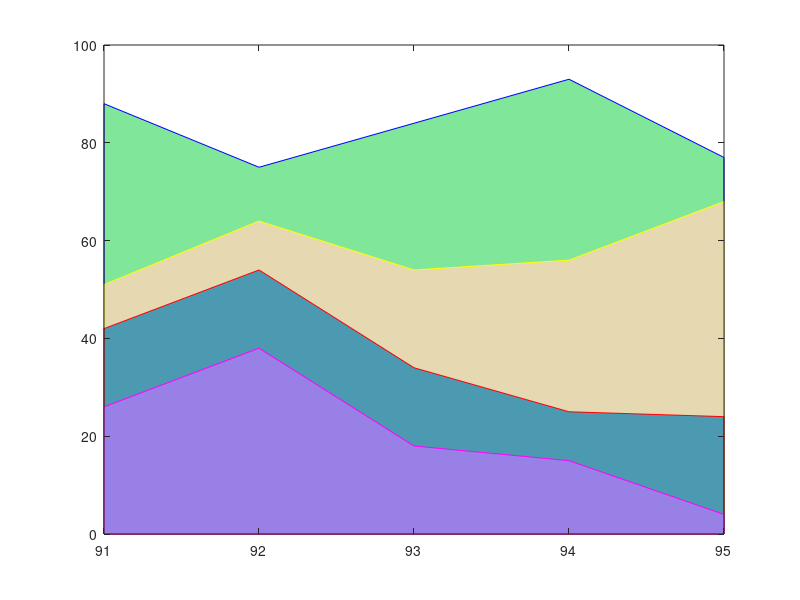

Reproduce this figure in MATLAB. (Note: this script raises an error after producing the figure.)
% [绘图]区域图形
% function Example08
% h0=figure('toolbar','none',...
%     'position',[200 150 450 250],...
%     'name','Example08');
x=91:95;
profits1=[88 75 84 93 77];
profits2=[51 64 54 56 68];
profits3=[42 54 34 25 24];
profits4=[26 38 18 15 4];
area(x,profits1,'facecolor',[0.5 0.9 0.6],...
    'edgecolor','b')
hold on
area(x,profits2,'facecolor',[0.9 0.85 0.7],...
    'edgecolor','y')
hold on
area(x,profits3,'facecolor',[0.3 0.6 0.7],...
    'edgecolor','r')
hold on
area(x,profits4,'facecolor',[0.6 0.5 0.9],...
    'edgecolor','m')
hold off
set(gca,'xtick',91:95)
set(gca,'layer','top')
gtext('\leftarrow第一季度销量')
gtext('\leftarrow第二季度销量')
gtext('\leftarrow第三季度销量')
gtext('\leftarrow第四季度销量')
xlabel('','fontsize',16);
ylabel('','fontsize',16);
